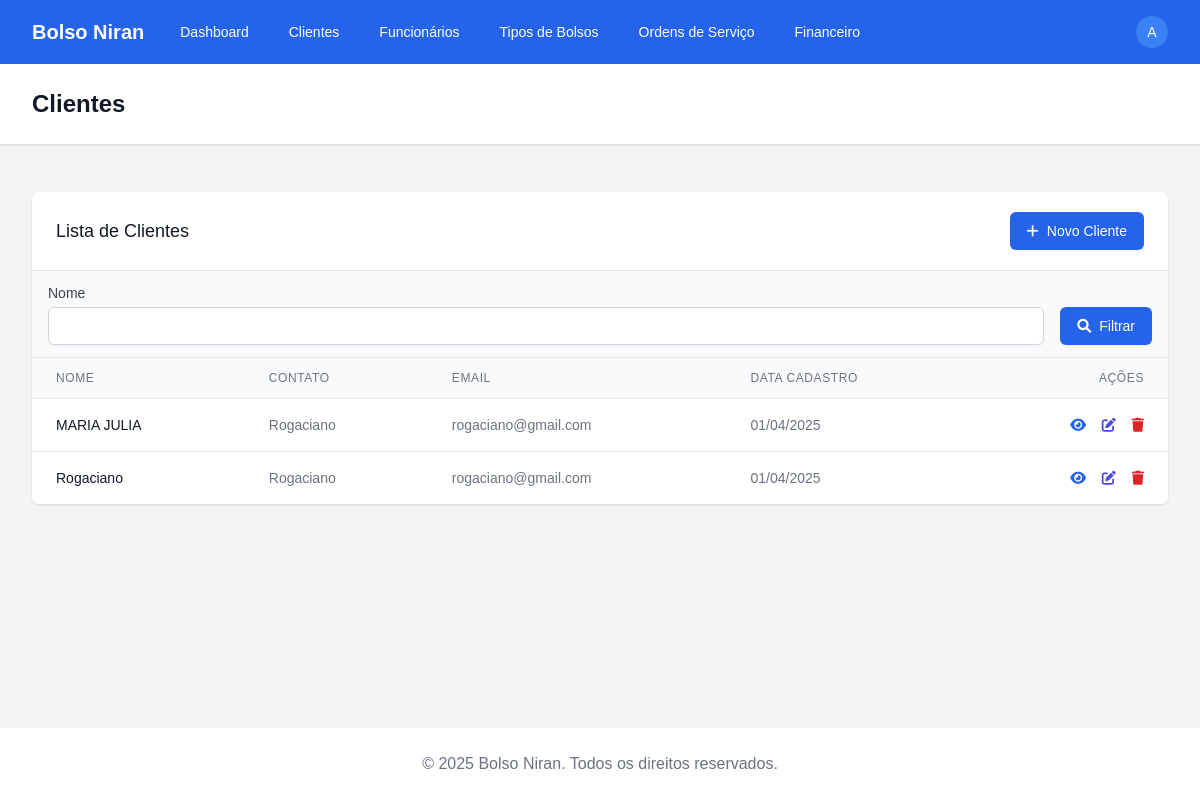
The app's page /clientes/ (signed in) with its own data.
### apps/clientes/models.py (models this page shows, shortened)
class Cliente(models.Model):
    nome = models.CharField(max_length=100)
    telefone = models.CharField(max_length=20)
    endereco = models.TextField()
    contato = models.CharField(max_length=100)
    email = models.EmailField(blank=True, null=True)
    data_cadastro = models.DateField(auto_now_add=True)
    class Meta:
        verbose_name = 'Cliente'
        verbose_name_plural = 'Clientes'
        ordering = ['nome']

### apps/clientes/views.py (the view)
# urls.py: path('', views.ClienteListView.as_view(), name='list'),
class ClienteListView(LoginRequiredMixin, ListView):
    model = Cliente
    template_name = 'clientes/cliente_list.html'
    context_object_name = 'clientes'
    def get_queryset(self):
        queryset = super().get_queryset()
        nome = self.request.GET.get('nome')
        if nome:
            queryset = queryset.filter(nome__icontains=nome)
        return queryset

### templates/clientes/cliente_list.html (shortened to what this page needs)
{% extends 'base.html' %}
{% block header %}Clientes{% endblock %}
{% block content %}
<div class="bg-white shadow overflow-hidden sm:rounded-lg">
  <div class="px-4 py-5 sm:px-6 flex justify-between items-center">
    <h2 class="text-lg leading-6 font-medium text-gray-900">Lista de Clientes</h2>
    <a href="{% url 'clientes:add' %}" class="inline-flex items-center px-4 py-2 border border-transparent text-sm font-medium rounded-md shadow-sm text-white bg-blue-600 hover:bg-blue-700 focus:outline-none focus:ring-2 focus:ring-offset-2 focus:ring-blue-500">
      <i class="fas fa-plus mr-2"></i> Novo Cliente
    </a>
  </div>
  <div class="px-4 py-3 bg-gray-50 border-t border-b border-gray-200">
    <form method="get" class="flex flex-wrap gap-4">
      <div class="flex-1 min-w-[200px] relative">
        <label for="nome" class="block text-sm font-medium text-gray-700">Nome</label>
        <input type="text" name="nome" id="nome" value="{{ request.GET.nome|default:'' }}"
               class="mt-1 block w-full border border-gray-300 rounded-md shadow-sm py-2 px-3 focus:outline-none focus:ring-blue-500 focus:border-blue-500 sm:text-sm"
               autocomplete="off">
      </div>
      <div class="flex items-end">
        <button type="submit" class="inline-flex items-center px-4 py-2 border border-transparent text-sm font-medium rounded-md shadow-sm text-white bg-blue-600 hover:bg-blue-700 focus:outline-none focus:ring-2 focus:ring-offset-2 focus:ring-blue-500">
          <i class="fas fa-search mr-2"></i> Filtrar
        </button>
      </div>
    </form>
  </div>
  <div class="overflow-x-auto">
    <table class="min-w-full divide-y divide-gray-200">
      <thead class="bg-gray-50">
        <tr>
          <th scope="col" class="px-6 py-3 text-left text-xs font-medium text-gray-500 uppercase tracking-wider">Nome</th>
          <th scope="col" class="px-6 py-3 text-left text-xs font-medium text-gray-500 uppercase tracking-wider">Contato</th>
          <th scope="col" class="px-6 py-3 text-left text-xs font-medium text-gray-500 uppercase tracking-wider">Email</th>
          <th scope="col" class="px-6 py-3 text-left text-xs font-medium text-gray-500 uppercase tracking-wider">Data Cadastro</th>
          <th scope="col" class="px-6 py-3 text-right text-xs font-medium text-gray-500 uppercase tracking-wider">Ações</th>
        </tr>
      </thead>
      <tbody class="bg-white divide-y divide-gray-200">
        {% for cliente in clientes %}
          <tr>
            <td class="px-6 py-4 whitespace-nowrap">
              <div class="text-sm font-medium text-gray-900">{{ cliente.nome }}</div>
            </td>
            <td class="px-6 py-4 whitespace-nowrap">
              <div class="text-sm text-gray-500">{{ cliente.contato }}</div>
            </td>
            <td class="px-6 py-4 whitespace-nowrap">
              <div class="text-sm text-gray-500">{{ cliente.email }}</div>
            </td>
            <td class="px-6 py-4 whitespace-nowrap">
              <div class="text-sm text-gray-500">{{ cliente.data_cadastro|date:"d/m/Y" }}</div>
            </td>
            <td class="px-6 py-4 whitespace-nowrap text-right text-sm font-medium">
              <a href="{% url 'clientes:detail' cliente.id %}" class="text-blue-600 hover:text-blue-900 mr-3">
                <i class="fas fa-eye"></i>
              </a>
              <a href="{% url 'clientes:edit' cliente.id %}" class="text-indigo-600 hover:text-indigo-900 mr-3">
                <i class="fas fa-edit"></i>
              </a>
              <a href="{% url 'clientes:delete' cliente.id %}" class="text-red-600 hover:text-red-900">
                <i class="fas fa-trash"></i>
              </a>
            </td>
          </tr>
        {% empty %}
          <tr>
            <td colspan="5" class="px-6 py-4 whitespace-nowrap text-center text-sm text-gray-500">
              Nenhum cliente encontrado.
            </td>
          </tr>
        {% endfor %}
      </tbody>
    </table>
  </div>
</div>
{% endblock %}

### templates/base.html (shortened to what this page needs)
<!DOCTYPE html>
{% load static %}
<html lang="pt-br">
<head>
  <script src="https://cdn.tailwindcss.com"></script>
  <link rel="stylesheet" href="https://cdnjs.cloudflare.com/ajax/libs/font-awesome/6.0.0/css/all.min.css" />
  <link rel="stylesheet" href="{% static 'css/custom.css' %}" />
</head>
<body class="bg-gray-100 min-h-screen">
  <div class="flex flex-col min-h-screen">
    <nav class="bg-blue-600 text-white shadow-md">
      <div class="max-w-7xl mx-auto px-4 sm:px-6 lg:px-8">
        <div class="flex justify-between h-16">
          <div class="flex">
            <div class="flex-shrink-0 flex items-center">
              <span class="text-xl font-bold">Bolso Niran</span>
            </div>
            <div class="hidden md:ml-6 md:flex md:items-center md:space-x-4">
              <a href="{% url 'dashboard:index' %}" class="px-3 py-2 rounded-md text-sm font-medium hover:bg-blue-700">Dashboard</a>
              <a href="{% url 'clientes:list' %}" class="px-3 py-2 rounded-md text-sm font-medium hover:bg-blue-700">Clientes</a>
              <a href="{% url 'funcionarios:list' %}" class="px-3 py-2 rounded-md text-sm font-medium hover:bg-blue-700">Funcionários</a>
              <a href="{% url 'catalogo:list' %}" class="px-3 py-2 rounded-md text-sm font-medium hover:bg-blue-700">Tipos de Bolsos</a>
              <a href="{% url 'ordens_servico:list' %}" class="px-3 py-2 rounded-md text-sm font-medium hover:bg-blue-700">Ordens de Serviço</a>
              <a href="{% url 'financeiro:list' %}" class="px-3 py-2 rounded-md text-sm font-medium hover:bg-blue-700">Financeiro</a>
            </div>
          </div>
          <div class="flex items-center">
            <div class="ml-3 relative" x-data="{ isOpen: false }">
              <div>
                <button @click="isOpen = !isOpen" class="flex text-sm rounded-full focus:outline-none focus:ring-2 focus:ring-offset-2 focus:ring-offset-blue-600 focus:ring-white">
                  <span class="inline-flex items-center justify-center h-8 w-8 rounded-full bg-blue-500">
                    <span class="text-sm font-medium leading-none text-white">
                      {% if user.is_authenticated %}
                        {{ user.username|first|upper }}
                      {% else %}
                        ?
                      {% endif %}
                    </span>
                  </span>
                </button>
              </div>
            </div>
          </div>
        </div>
      </div>
    </nav>
    <header class="bg-white shadow">
      <div class="max-w-7xl mx-auto py-6 px-4 sm:px-6 lg:px-8">
        <h1 class="text-2xl font-bold text-gray-900">
          {% block header %}{% endblock %}
        </h1>
      </div>
    </header>
    <main class="flex-grow">
      <div class="max-w-7xl mx-auto py-6 sm:px-6 lg:px-8">
        <div class="px-4 py-6 sm:px-0">
          {% block content %}{% endblock %}
        </div>
      </div>
    </main>
    <footer class="bg-white">
      <div class="max-w-7xl mx-auto py-6 px-4 overflow-hidden sm:px-6 lg:px-8">
        <p class="text-center text-gray-500">
          &copy; {% now "Y" %} Bolso Niran. Todos os direitos reservados.
        </p>
      </div>
    </footer>
  </div>
</body>
</html>

### static/css/custom.css (style rules this page uses)
body { font-family: 'Arial', sans-serif; background-color: #f8f9fa; }

### records on screen
Cliente: nome "MARIA JULIA", contato "Rogaciano", email "rogaciano@gmail.com", data_cadastro "01/04/2025"
Cliente: nome "Rogaciano", contato "Rogaciano", email "rogaciano@gmail.com", data_cadastro "01/04/2025"

### other values on screen
{{ user.username|first|upper }} "A"
